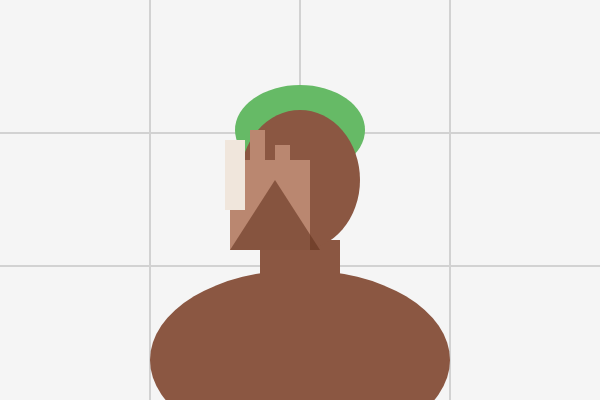
Frame 1 (no input)
Frame 60 (no input): identical to frame 1, image omitted
Frame 120 (the mouse pressed at the canvas centre since frame 60): identical to frame 1, image omitted

The p5.js sketch that drew this single still picture (run headless with seeded random() and noise() and a simulated clock; from frame 60 on, the mouse is pressed at the canvas centre):

// p5.js sketch
// ── sketch.js
function setup() {
  createCanvas(600, 400);
}

function draw() {
  background(245);

  stroke(210);
  strokeWeight(2);
  line(150, 0, 150, 400);
  line(300, 0, 300, 400);
  line(450, 0, 450, 400);
  line(0, 133, 600, 133);
  line(0, 266, 600, 266);

  noStroke();

  fill(139, 87, 66);
  ellipse(300, 360, 300, 180);
  rect(260, 240, 80, 60);

  fill(102, 186, 102);
  ellipse(300, 130, 130, 90);

  fill(139, 87, 66);
  ellipse(300, 180, 120, 140);

  fill(186, 135, 112);
  rect(230, 160, 80, 90);
  rect(295, 170, 15, 50);
  rect(275, 145, 15, 60);
  rect(250, 130, 15, 65);

  fill(240, 230, 220);
  rect(225, 140, 20, 70);

  fill(100, 50, 30, 150);
  triangle(230, 250, 320, 250, 275, 180);
}
